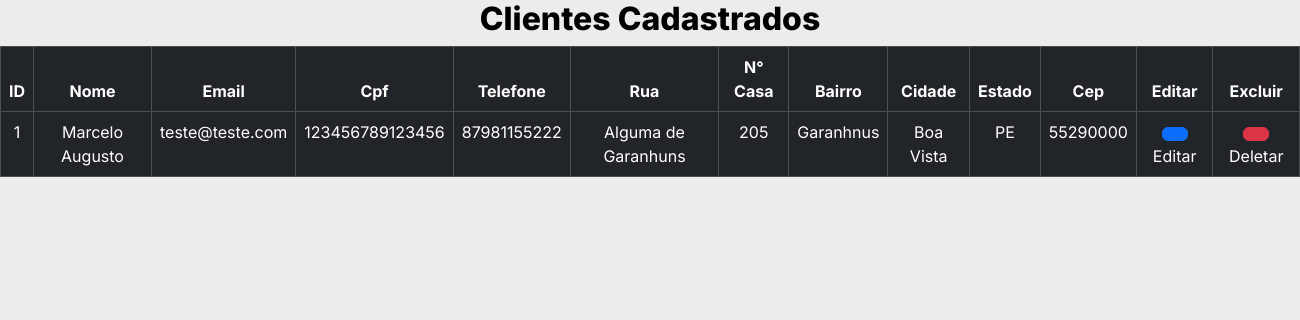
Page /clientes_cadastrados on the earlier database version.
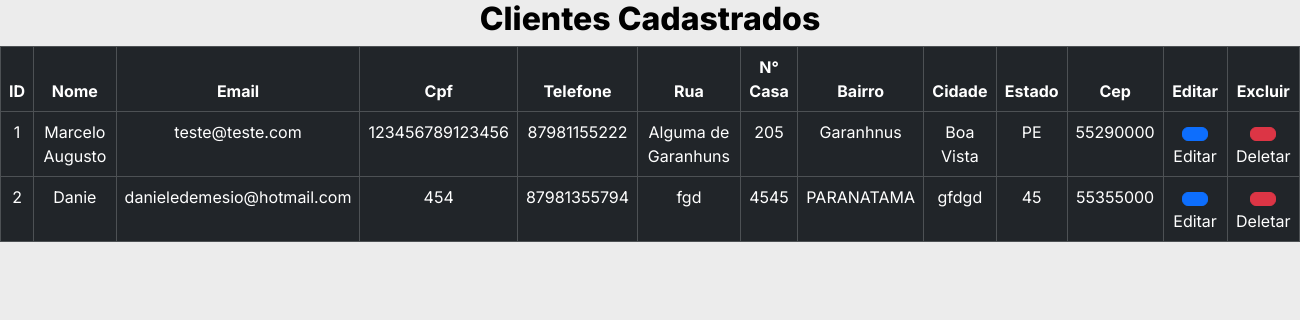
Same page on the later database version.
### tables this page shows
CREATE TABLE "clientes"(
        "ID_clientes" INTEGER PRIMARY KEY AUTOINCREMENT,
        "nome" TEXT,
        "email" TEXT,
        "cpf" TEXT,
        "telefone" TEXT,
        "rua" TEXT,
        "numero" TEXT,
        "bairro" TEXT,
        "cidade" TEXT,
        "estado" TEXT,
        "cep" TEXT
        );

### cliente.py (the view)
@bpclientes_blueprint.route('/clientes_cadastrados')
def clientes_cadastrados():
    con = sql.connect("goservice.db")
    con.row_factory = sql.Row
    cur = con.cursor()
    cur.execute("select * from clientes")
    data = cur.fetchall()
    return render_template('clientes/cadastrados.html', dados=data)

### templates/clientes/cadastrados.html (shortened to what this page needs)
{% extends 'clientes/base/base_cadastrados.html' %}
{% block customCSS %}
<link rel="stylesheet" href="{{ url_for('static', filename='css/estilosCli/estilo_lista.css') }}">
{% endblock %}
{% block body %}
  <h3 class="titulo__pagina">Clientes Cadastrados</h3>
  <table class="table table-bordered table-dark bg-dark tabela">
    <thead>
      <tr>
        <th scope="col">ID</th>
        <th scope="col">Nome</th>
        <th scope="col">Email</th>
        <th scope="col">Cpf</th>
        <th scope="col">Telefone</th>
        <th scope="col">Rua</th>
        <th scope="col">N° Casa</th>
        <th scope="col">Bairro</th>
        <th scope="col">Cidade</th>
        <th scope="col">Estado</th>
        <th scope="col">Cep</th>
        <th scope="col">Editar</th>
        <th scope="col">Excluir</th>
      </tr>
    </thead>
    <tbody>
        {% for row in dados %}
      <tr>
        <td>{{loop.index}}</td>
        <td>{{row.NOME}}</td>
        <td>{{row.EMAIL}}</td>
        <td>{{row.CPF}}</td>
        <td>{{row.TELEFONE}}</td>
        <td>{{row.RUA}}</td>
        <td>{{row.NUMERO}}</td>
        <td>{{row.BAIRRO}}</td>
        <td>{{row.CIDADE}}</td>
        <td>{{row.ESTADO}}</td>
        <td>{{row.CEP}}</td>
        <td><a href="{{url_for('clientes.edit_user', idCli=row.ID_clientes)}}" class="btn btn-primary"></a>Editar</td>
        <td><a href="{{url_for('clientes.delete_user', idCli=row.ID_clientes)}}" class="btn btn-danger" onclick="return confirm('Tem certeza que deseja apagar?')"></a>Deletar</td>
      </tr>
      {% endfor %}
    </tbody>
</table>
{% endblock %}

### templates/clientes/base/base_cadastrados.html (shortened to what this page needs)
<!DOCTYPE html>
<html lang="pt-br">
<head>
    <link href="https://cdn.jsdelivr.net/npm/bootstrap@5.3.2/dist/css/bootstrap.min.css" rel="stylesheet">
    {% block customCSS %}
    {% endblock %}
</head>
<body>
    {% block body %}
    {% endblock %}
</body>
</html>

### static/css/estilosCli/estilo_lista.css (style rules this page uses)
:root { --cor-preta: #000; --cor-branca: #FFF; --cor-cinza: #ECECEC; --cor-cinza-escuro: #CBC8C8; --fonte-inter: 'Inter', sans-serif; }
* { margin: 0; padding: 0; box-sizing: border-box; }
body { font-family: 'Inter', sans-serif; background-color: var(--cor-cinza); color: var(--cor-preta); }
.titulo__pagina { text-align: center; font-size: 32px; font-weight: 800; }
th,td { text-align: center; }

Differences in the rows shown:
added clientes: NOME "Danie", EMAIL "danieledemesio@hotmail.com", CPF "454", TELEFONE "87981355794", RUA "fgd", NUMERO "4545", BAIRRO "PARANATAMA", CIDADE "gfdgd", ESTADO "45", CEP "55355000"
